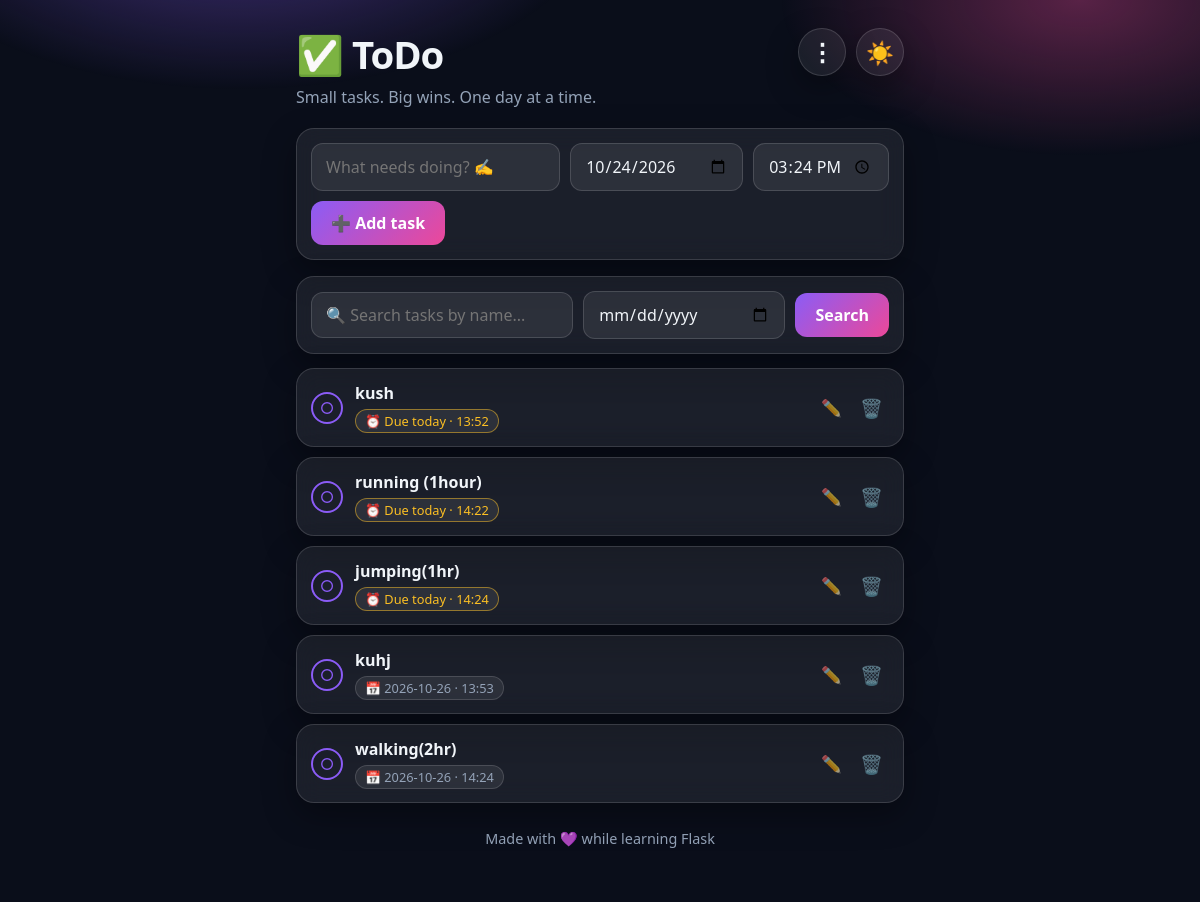
The page / on the database its author committed.
### tables this page shows
CREATE TABLE tasks (
            id INTEGER PRIMARY KEY AUTOINCREMENT,
            title TEXT NOT NULL,
            due_date TEXT NOT NULL DEFAULT '',
            done INTEGER NOT NULL DEFAULT 0,
            created_at TEXT NOT NULL DEFAULT ''
        , due_time TEXT NOT NULL DEFAULT '');

### app.py (the view)
@app.route("/")
def index():
    db = get_db()
    q = request.args.get("q", "").strip()
    d = request.args.get("d", "").strip()
    today = date.today().isoformat()
    sql = "SELECT * FROM tasks WHERE done = 0"
    params = []
    if q:
        sql += " AND title LIKE ?"
        params.append("%" + q + "%")
    if d:
        sql += " AND due_date = ?"
        params.append(d)
    sql += """ ORDER BY CASE WHEN due_date = '' THEN 1 ELSE 0 END,
        due_date, due_time, id DESC"""
    tasks = db.execute(sql, params).fetchall()
    total = db.execute("SELECT COUNT(*) AS c FROM tasks").fetchone()["c"]
    done_count = db.execute(
        "SELECT COUNT(*) AS c FROM tasks WHERE done = 1"
    ).fetchone()["c"]
    percent = round(done_count * 100 / total) if total else 0
    return render_template(
        "index.html",
        tasks=tasks,
        total=total,
        done_count=done_count,
        due_count=due_count(db),
        percent=percent,
        today=today,
        q=q,
        d=d,
    )

### app.py (called while the page is built)
def get_db():
    if "db" not in g:
        if USE_PG:
            import psycopg2
            import psycopg2.extras
            raw = psycopg2.connect(
                DATABASE_URL, cursor_factory=psycopg2.extras.RealDictCursor
            )
            g.db = _PGConnection(raw)
        else:
            os.makedirs(app.instance_path, exist_ok=True)
            conn = sqlite3.connect(DATABASE)
            conn.row_factory = sqlite3.Row
            g.db = conn
    return g.db

def due_count(db):
    return db.execute("SELECT COUNT(*) AS c FROM tasks WHERE done = 0").fetchone()["c"]

### templates/index.html (shortened to what this page needs)
<!DOCTYPE html>
<html lang="en" data-theme="dark">
<head>
    <link rel="stylesheet" href="{{ url_for('static', filename='style.css') }}" />
</head>
<body>
    <div class="bg-glow"></div>
    <main class="wrap">
        <header class="hero">
            <div>
                <h1>✅ ToDo</h1>
                <p class="tagline">Small tasks. Big wins. One day at a time.</p>
            </div>
            <div class="header-actions">
                <div class="menu-wrap">
                    <button class="menu-btn" id="menuBtn" type="button" title="More options">⋮</button>
                </div>
                <button class="theme-btn" id="themeBtn" type="button" title="Switch theme">🌙</button>
            </div>
        </header>
        <form class="add-form card" action="{{ url_for('add_task') }}" method="post">
            <input type="text" name="title" placeholder="What needs doing? ✍️" required autofocus />
            <input type="date" id="dueDate" name="due_date" title="Due date (auto-filled with today)" />
            <input type="time" id="dueTime" name="due_time" title="Due time (auto-filled with now)" />
            <button type="submit">➕ Add task</button>
        </form>
        <div class="search-row" style="display:flex;gap:10px;align-items:stretch;margin-bottom:14px;flex-wrap:wrap;">
            <form class="search-form card" style="margin-bottom:0;flex:1 1 260px;flex-wrap:wrap;"
                action="{{ url_for('index') }}" method="get">
                <input type="text" name="q" value="{{ q }}" placeholder="🔍 Search tasks by name..." />
                <input type="date" name="d" value="{{ d }}" title="Pick a due date to search records"
                    style="flex:1 1 140px;" />
                <button type="submit">Search</button>
            </form>
        </div>
        {% if tasks %}
        <ul class="task-list">
            {% for t in tasks %}
            <li class="task card {% if t.done %}done{% endif %}">
                <form action="{{ url_for('toggle_task', task_id=t.id) }}" method="post">
                    <button type="submit" class="check" title="Mark done / undone">{% if t.done %}✔{% else %}○{% endif
                        %}</button>
                </form>
                <div class="task-text">
                    <span class="title">{{ t.title }}</span>
                    {% if t.due_date %}
                    {% if not t.done and t.due_date < today %} <span class="badge overdue">⚠️ Overdue · {{ t.due_date
                        }}{% if t.due_time %} · {{ t.due_time }}{% endif %}</span>
                        {% elif not t.done and t.due_date == today %}
                        <span class="badge due-today">⏰ Due today{% if t.due_time %} · {{ t.due_time }}{% endif
                            %}</span>
                        {% else %}
                        <span class="badge">📅 {{ t.due_date }}{% if t.due_time %} · {{ t.due_time }}{% endif %}</span>
                        {% endif %}
                        {% endif %}
                </div>
                <a class="edit" href="{{ url_for('edit_task', task_id=t.id) }}" title="Edit task">✏️</a>
                <form action="{{ url_for('delete_task', task_id=t.id) }}" method="post"
                    onsubmit="return confirm('Delete this task?')">
                    <button type="submit" class="del" title="Delete task">🗑️</button>
                </form>
            </li>
            {% endfor %}
        </ul>
        {% else %}
        <p class="empty card">Nothing here yet. Add your first task above 👆</p>
        {% endif %}
        <footer>
            <p>Made with 💜 while learning Flask</p>
        </footer>
    </main>
</body>
</html>

### static/style.css (style rules this page uses)
:root, [data-theme="dark"] { --bg: #0a0e1a; --card: rgba(255, 255, 255, 0.07); --card-border: rgba(255, 255, 255, 0.14); --text: #f1f5f9; --muted: #94a3b8; --accent: #8b5cf6; --accent2: #ec4899; --accent-grad: linear-gradient(135deg, #8b5cf6, #ec4899); --input-bg: rgba(255, 255, 255, 0.08); --glow: radial-gradient(600px 300px at 20% -10%, rgba(139, 92, 246, 0.45), transparent 60%), radial-gradient(500px 260px at 90% 0%, rgba(236, 72, 153, 0.35), transparent 60%); --shadow: 0 12px 32px rgba(0, 0, 0, 0.35); }
* { box-sizing: border-box; }
body { margin: 0; font-family: "Segoe UI", system-ui, -apple-system, sans-serif; background: var(--bg); color: var(--text); min-height: 100vh; transition: background 0.3s, color 0.3s; }
.bg-glow { position: fixed; inset: 0; background: var(--glow); pointer-events: none; z-index: 0; }
.wrap { position: relative; z-index: 1; max-width: 640px; margin: 0 auto; padding: 28px 16px 40px; }
.hero { display: flex; align-items: flex-start; justify-content: space-between; gap: 12px; margin-bottom: 20px; }
.hero h1 { margin: 0; font-size: 2.4rem; letter-spacing: -1px; }
.tagline { margin: 6px 0 0; color: var(--muted); }
.header-actions { display: flex; gap: 10px; align-items: flex-start; flex-shrink: 0; }
.theme-btn { font-size: 1.4rem; background: var(--card); border: 1px solid var(--card-border); border-radius: 999px; width: 48px; height: 48px; cursor: pointer; box-shadow: var(--shadow); transition: transform 0.15s; }
.menu-wrap { position: relative; }
.menu-btn { font-size: 1.5rem; font-weight: 700; line-height: 1; background: var(--card); color: var(--text); border: 1px solid var(--card-border); border-radius: 999px; width: 48px; height: 48px; cursor: pointer; box-shadow: var(--shadow); }
.card { background: var(--card); border: 1px solid var(--card-border); border-radius: 18px; box-shadow: var(--shadow); backdrop-filter: blur(12px); }
.add-form { display: flex; gap: 10px; padding: 14px; margin-bottom: 16px; flex-wrap: wrap; }
.add-form input[type="text"] { flex: 1 1 220px; min-width: 180px; }
input, button { font: inherit; }
input[type="text"], input[type="date"], input[type="time"] { background: var(--input-bg); color: var(--text); border: 1px solid var(--card-border); border-radius: 12px; padding: 11px 14px; outline: none; }
.add-form button { background: var(--accent-grad); color: #fff; border: none; border-radius: 12px; padding: 11px 20px; font-weight: 700; cursor: pointer; }
.search-form { display: flex; gap: 10px; padding: 14px; margin-bottom: 14px; flex-wrap: wrap; align-items: center; }
.search-form input[type="text"] { flex: 1 1 200px; min-width: 170px; }
.search-form button { background: var(--accent-grad); color: #fff; border: none; border-radius: 12px; padding: 11px 20px; font-weight: 700; cursor: pointer; }
.task-list { list-style: none; margin: 0; padding: 0; display: grid; gap: 10px; }
.task { display: flex; align-items: center; gap: 12px; padding: 13px 14px; }
.check { width: 32px; height: 32px; border-radius: 50%; border: 2px solid var(--accent); background: transparent; color: var(--accent); font-size: 1rem; cursor: pointer; flex-shrink: 0; }
.task-text { flex: 1; min-width: 0; }
.task-text .title { display: block; font-weight: 600; word-wrap: break-word; }
.badge { display: inline-block; margin-top: 5px; font-size: 0.8rem; color: var(--muted); background: var(--input-bg); border: 1px solid var(--card-border); padding: 2px 9px; border-radius: 999px; }
.badge.due-today { color: #fbbf24; border-color: rgba(251, 191, 36, 0.5); }
.edit { text-decoration: none; font-size: 1.05rem; opacity: 0.6; flex-shrink: 0; }
.del { background: none; border: none; font-size: 1.15rem; cursor: pointer; opacity: 0.6; flex-shrink: 0; }
footer { text-align: center; color: var(--muted); font-size: 0.9rem; margin-top: 26px; }

### rows shown on the page
tasks: title "kush", due_time "13:52"
tasks: title "running (1hour)", due_time "14:22"
tasks: title "jumping(1hr)", due_time "14:24"
tasks: title "kuhj", due_date "2026-10-26", due_time "13:53"
tasks: title "walking(2hr)", due_date "2026-10-26", due_time "14:24"
